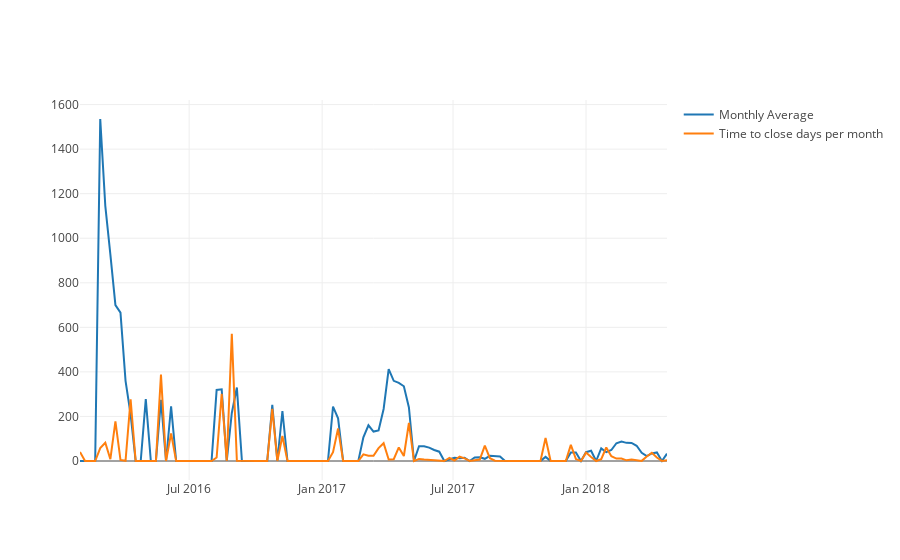

Notebook cell for this chart:
### Code cell
average_plot = go.Scatter(x=averages.index,
                          y=averages.the_avg,
                          name="Monthly Average")

original_values_plot = go.Scatter(x=original_values.index,
                                  y=original_values['0'],
                                  name="Time to close days per month")

data = [average_plot, original_values_plot]
iplot(data)
